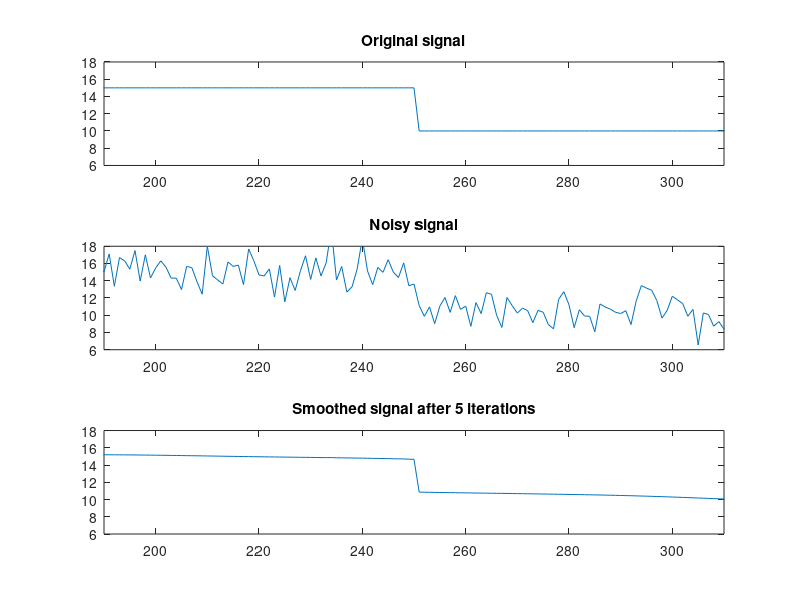

MATLAB code to generate this figure:
n=1:1:500; % Generate a vector from 1 to 500; the increment is 1.

I0=zeros(size(n)); % Generate a vector of zeros; the size of the vector is equal to the size of n.
I0(1:250)=15; I0(251:end)=10; % Set the first 250 values to 15, and the rest to 10.

I_noisy = I0 + 1.7*randn(size(I0)); % generating a noisy signal
% figure; 
% subplot(2,1,1); plot(n,I0); axis ([190 310 6 18]); title('Original signal');
% subplot(2,1,2); plot(n,I_noisy); axis ([190 310 6 18]); title('Noisy signal');

sigma_d=10; 
N=round(4*sigma_d); % N determines the spatial neighborhood
sigma_r=1.3;

d = -N:1:N;
weights_d = exp(-d.*d/(2*sigma_d*sigma_d));

x=260; % An example
pixels = I_noisy(x-N:x+N); % Put the pixels within the neighborhood of the center pixel into a vector.
weights = weights_d .* exp(-(pixels-I_noisy(x)).*(pixels-I_noisy(x))/(2*sigma_r*sigma_r)) + 0.0001;

weights = weights./sum(weights);

% figure; plot([x-N:x+N],weights); title(['weights for point x=',num2str(x)]);

% Repeat for all pixels

I_output = I_noisy;
I = I_noisy;
niter = 5;

for iter=1:niter,
  for i=1+N:length(I)-N, % Be careful with the borders; do not exceed the dimensions.
     pixels = I(i-N:i+N);
     weights = weights_d .* exp(-(pixels-I(i)).*(pixels-I(i))/(2*sigma_r*sigma_r)) + 0.0001;
     weights = weights./sum(weights);
     I_output(i) = sum(weights.*pixels);
  end
  I = I_output;
end

figure; 
subplot(3,1,1); plot(n,I0); axis ([190 310 6 18]); title('Original signal');
subplot(3,1,2); plot(n,I_noisy); axis ([190 310 6 18]); title('Noisy signal');
subplot(3,1,3); plot(n,I_output); axis ([190 310 6 18]); title(['Smoothed signal after ',num2str(niter),' iterations']);

